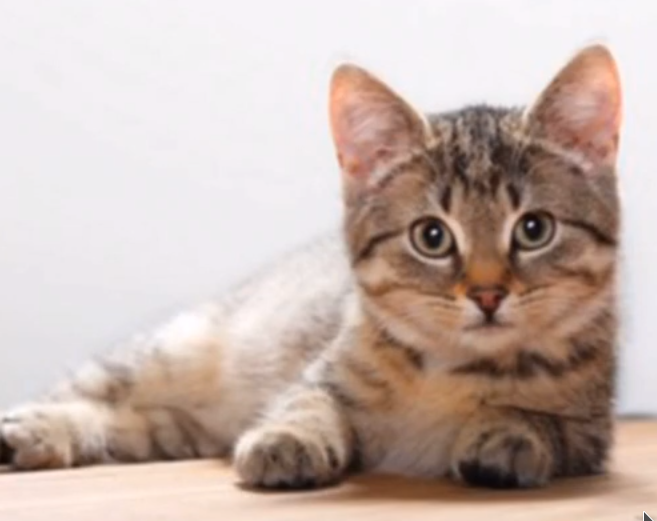
//> input picture OpenCV/OpenCV_Code/cat.png, 657 x 521 px
$ ./main   (built with g++ and OpenCV 4)
//> lines starting //> are read from the running program, lines starting //| are printed output that depends on the picture; after the words box and inside, x2 and y2 are one past the last pixel; in counts of white or black regions, pixels touching at a corner belong together
#include <iostream>
#include <opencv2/opencv.hpp>

int main()
{
	cv::Mat srcImg;
	srcImg = cv::imread("../cat.png");
//> srcImg is the input picture: 521 rows x 657 cols, CV_8UC3; mean B, G, R 172.7, 180.1, 198.3
	if (srcImg.empty())
	{
		std::cerr << "Error: cannot load image!\n";
		return -1;
	}
	cv::namedWindow("src image", cv::WINDOW_AUTOSIZE);
	cv::imshow("src image", srcImg);

	// 上采样
	cv::Mat upImg;
	cv::pyrUp(srcImg, upImg, cv::Size(srcImg.cols * 2, srcImg.rows * 2));
	cv::imshow("up image", upImg);

	// 降采样
	cv::Mat downImg;
	cv::pyrDown(srcImg, downImg, cv::Size(srcImg.cols / 2, srcImg.rows / 2));
	cv::imshow("down image", downImg);

	// 高斯不同 DoG
	cv::Mat grayImg, gaussianImg1, gaussianImg2, dogImg;
	cv::cvtColor(srcImg, grayImg, cv::COLOR_BGR2GRAY);
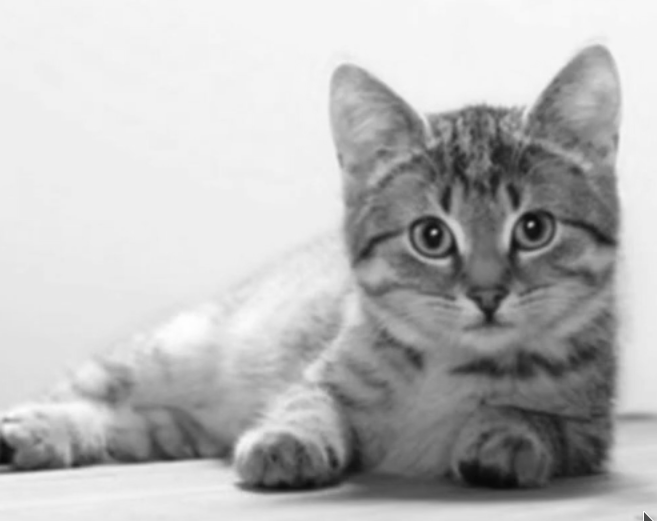
//> grayImg: 521 rows x 657 cols, CV_8UC1; min 8, max 255, mean 184.7
	cv::GaussianBlur(grayImg, gaussianImg1, cv::Size(5, 5), 0, 0);
	cv::GaussianBlur(gaussianImg1, gaussianImg2, cv::Size(5, 5), 0, 0);
	cv::subtract(gaussianImg1, gaussianImg2, dogImg); // 两个高斯模糊相减
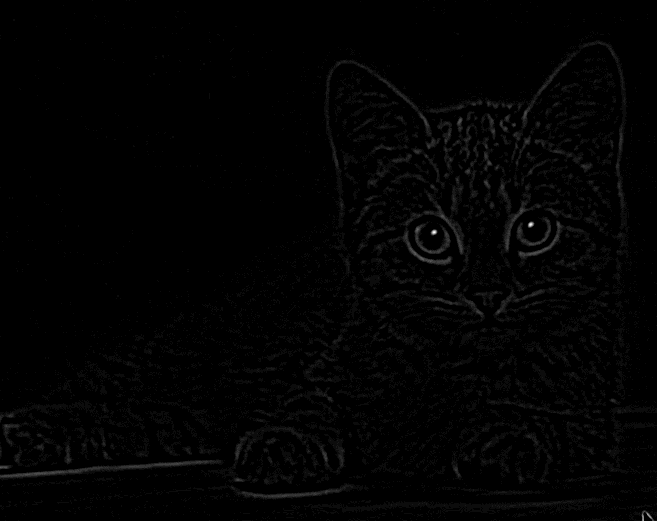
//> dogImg: 521 rows x 657 cols, CV_8UC1; min 0, max 20, mean 0.207; drawn with min black and max white
	cv::normalize(dogImg, dogImg, 255, 0, cv::NORM_MINMAX); // 归一化
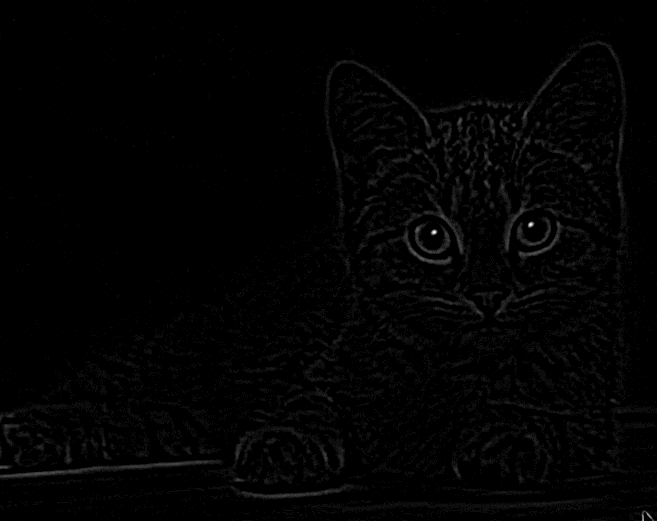
//> dogImg: 521 rows x 657 cols, CV_8UC1; 15.16% of pixels changed, all inside (x1, y1, x2, y2) = (0, 0, 657, 521)
	cv::imshow("DOG", dogImg);


	cv::waitKey(0);
	return 0;
}

$ run again, with OpenCV/OpenCV_Code/hand1.png copied over OpenCV/OpenCV_Code/cat.png
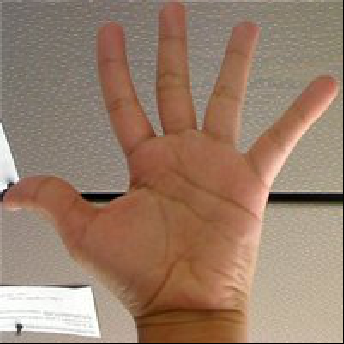
//> input picture OpenCV/OpenCV_Code/hand1.png, 344 x 344 px
//> srcImg is the input picture: 344 rows x 344 cols, CV_8UC3; mean B, G, R 107.2, 126.5, 153.5
//> `cv::cvtColor(srcImg, grayImg, cv::COLOR_BGR2GRAY);`:
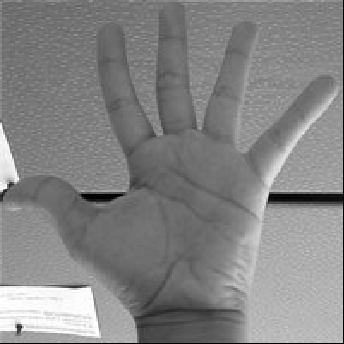
//> grayImg: 344 rows x 344 cols, CV_8UC1; min 0, max 255, mean 132.4
//> `cv::subtract(gaussianImg1, gaussianImg2, dogImg);`:
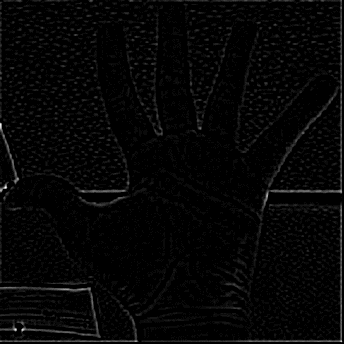
//> dogImg: 344 rows x 344 cols, CV_8UC1; min 0, max 23, mean 0.5; drawn with min black and max white

$ run again, with OpenCV/OpenCV_Code/hand2.png copied over OpenCV/OpenCV_Code/cat.png
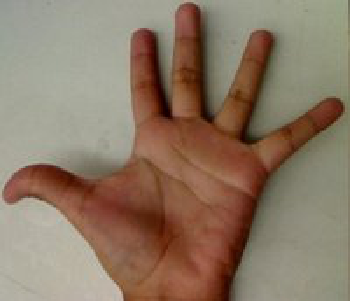
//> input picture OpenCV/OpenCV_Code/hand2.png, 350 x 301 px
//> srcImg is the input picture: 301 rows x 350 cols, CV_8UC3; mean B, G, R 101.2, 120.5, 140.6
//> `cv::cvtColor(srcImg, grayImg, cv::COLOR_BGR2GRAY);`:
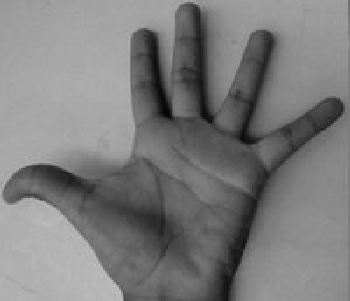
//> grayImg: 301 rows x 350 cols, CV_8UC1; min 6, max 193, mean 124.3
//> `cv::normalize(dogImg, dogImg, 255, 0, cv::NORM_MINMAX);`:
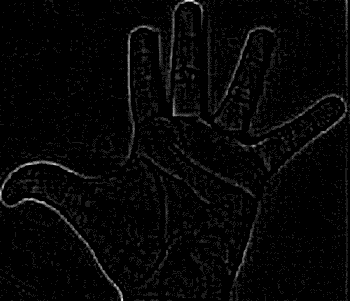
//> dogImg: 301 rows x 350 cols, CV_8UC1; min 0, max 255, mean 6.1
